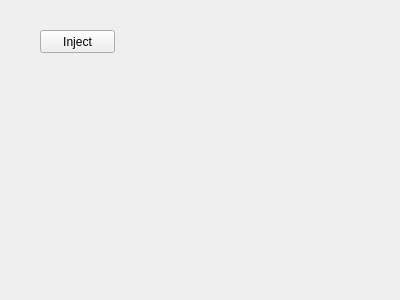
<?xml version="1.0" encoding="UTF-8"?>
<ui version="4.0">
 <class>EventForm</class>
 <widget class="QWidget" name="EventForm">
  <property name="geometry">
   <rect>
    <x>0</x>
    <y>0</y>
    <width>400</width>
    <height>300</height>
   </rect>
  </property>
  <property name="windowTitle">
   <string>Form</string>
  </property>
  <widget class="QPushButton" name="pushButton">
   <property name="geometry">
    <rect>
     <x>40</x>
     <y>30</y>
     <width>75</width>
     <height>23</height>
    </rect>
   </property>
   <property name="text">
    <string>Inject</string>
   </property>
  </widget>
 </widget>
 <resources/>
 <connections/>
</ui>
